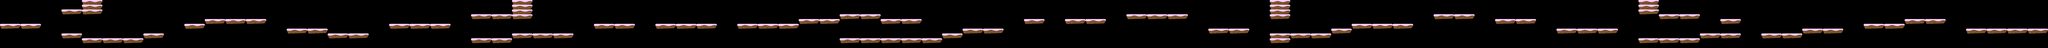

Tiled map render using the project's own tile images. Description and the map definition, with tile-layer contents summarised, below:
An orthogonal 100x10 tile map with 380x90 px tiles, 1 tile layer (Tile Layer 1) and 188 objects.

<map version="1.2" tiledversion="1.2.3" orientation="orthogonal" renderorder="right-down" width="100" height="10" tilewidth="380" tileheight="90" infinite="0" nextlayerid="4" nextobjectid="211">
 <tileset firstgid="1" source="Platform Tiles.tsx" />
 <layer id="1" name="Tile Layer 1" width="100" height="10">
  <data>[1000 cells, 105 non-empty, 1 distinct tile ids]</data>
 </layer>
 <objectgroup id="2" name="Platforms">
  <object id="10" x="-1" y="448" width="762" height="91" />
  <object id="11" x="1140" y="180" width="381" height="89" />
  <object id="12" x="1519" y="0" width="382" height="269" />
  <object id="13" x="1141" y="629" width="378" height="89" />
  <object id="15" x="1520" y="720" width="1140" height="90" />
  <object id="16" x="2659" y="629" width="382" height="91" />
  <object id="17" x="3421" y="450" width="379" height="91" />
  <object id="18" x="3800" y="360" width="1139" height="88" />
  <object id="19" x="5320" y="539" width="759" height="91" />
  <object id="20" x="6080" y="627" width="759" height="91" />
  <object id="21" x="7218" y="450" width="1140" height="88" />
  <object id="22" x="8740" y="266.667" width="761.333" height="93.3333" />
  <object id="23" x="9500" y="1.33333" width="377.333" height="354.667" />
  <object id="24" x="8738.67" y="720" width="761.333" height="90.6667" />
  <object id="25" x="9501.33" y="630.667" width="1137.33" height="86.6667" />
  <object id="26" x="11020" y="446.667" width="760" height="92" />
  <object id="29" x="14821.3" y="360" width="757.333" height="88" />
  <object id="30" x="15578.7" y="268" width="761.333" height="92" />
  <object id="31" x="16340" y="360" width="761.333" height="86.6667" />
  <object id="32" x="15580" y="720" width="1902" height="90" />
  <object id="34" x="17480" y="629.333" width="381.333" height="92" />
  <object id="35" x="17861.3" y="540" width="756" height="88" />
  <object id="36" x="19001.3" y="360" width="380" height="90.6667" />
  <object id="37" x="19761.3" y="358.667" width="760" height="92" />
  <object id="39" x="22420" y="538.667" width="761.333" height="92" />
  <object id="40" x="23560" y="0" width="381.333" height="358.667" />
  <object id="42" x="23556" y="718.667" width="381.333" height="89.3333" />
  <object id="43" x="23557.3" y="626.667" width="1142.67" height="90.6667" />
  <object id="45" x="24700" y="540" width="381.333" height="88" />
  <object id="46" x="25080" y="448" width="1140" height="90.6667" />
  <object id="47" x="26600" y="268" width="758.667" height="92" />
  <object id="48" x="27741.3" y="358.667" width="760" height="92" />
  <object id="49" x="28881.3" y="538.667" width="1140" height="90.6667" />
  <object id="50" x="30401.3" y="1.33333" width="377.333" height="266.667" />
  <object id="51" x="30780" y="268" width="760" height="90.6667" />
  <object id="52" x="30780" y="718.667" width="760" height="90.6667" />
  <object id="53" x="31540" y="628" width="760" height="90.6667" />
  <object id="54" x="31918.7" y="360" width="380" height="90.6667" />
  <object id="55" x="32680" y="628" width="760" height="93.3333" />
  <object id="56" x="33440" y="540" width="758.667" height="89.3333" />
  <object id="57" x="34581.3" y="449.333" width="757.333" height="89.3333" />
  <object id="58" x="35340" y="360" width="758.667" height="88" />
  <object id="59" x="36477.3" y="537.333" width="1520" height="89.3333" />
  <object id="200" x="30404" y="720" width="372" height="84" />
  <object id="205" x="12158" y="452" width="1140" height="86" />
  <object id="206" x="13678" y="448" width="1140" height="90" />
  <object id="207" x="20900" y="269.697" width="1136.36" height="87.8788" />
  <object id="208" x="37990.9" y="0" width="100" height="627.273" />
  <object id="209" x="-24" y="-12" width="12" height="912" />
  <object id="210" x="-8" y="-88" width="38088" height="76" />
 </objectgroup>
 <objectgroup id="3" name="Coins">
  <object id="61" x="478.788" y="275.758" width="100" height="78.7879" />
  <object id="62" x="1190.91" y="90.9091" width="81.8182" height="72.7273" />
  <object id="63" x="1366.67" y="90.9091" width="81.8182" height="78.7879" />
  <object id="64" x="1254.55" y="545.455" width="84.8485" height="69.697" />
  <object id="65" x="1660.61" y="545.455" width="81.8182" height="72.7273" />
  <object id="66" x="2021.21" y="645.455" width="90.9091" height="54.5455" />
  <object id="67" x="2372.73" y="524.242" width="100" height="106.061" />
  <object id="68" x="2772.73" y="524.242" width="93.9394" height="72.7273" />
  <object id="69" x="636.364" y="278.788" width="106.061" height="90.9091" />
  <object id="70" x="3108" y="372" width="72" height="76" />
  <object id="71" x="3468" y="372" width="88" height="76" />
  <object id="72" x="4012" y="272" width="80" height="76" />
  <object id="73" x="4348" y="92" width="108" height="88" />
  <object id="74" x="4516" y="96" width="124" height="84" />
  <object id="75" x="4784" y="256" width="92" height="92" />
  <object id="76" x="5424" y="372" width="100" height="76" />
  <object id="77" x="5704" y="452" width="108" height="80" />
  <object id="78" x="5952" y="444" width="104" height="76" />
  <object id="79" x="6236" y="548" width="92" height="68" />
  <object id="80" x="6464" y="524" width="104" height="92" />
  <object id="81" x="6684" y="544" width="92" height="72" />
  <object id="82" x="7264" y="356" width="104" height="76" />
  <object id="83" x="7704" y="364" width="88" height="80" />
  <object id="84" x="7720" y="208" width="104" height="80" />
  <object id="85" x="7764" y="92" width="112" height="88" />
  <object id="86" x="8192" y="352" width="120" height="72" />
  <object id="87" x="9320" y="172" width="96" height="84" />
  <object id="88" x="9316" y="44" width="100" height="100" />
  <object id="89" x="9168" y="52" width="116" height="88" />
  <object id="90" x="9176" y="172" width="108" height="80" />
  <object id="91" x="8784" y="528" width="104" height="92" />
  <object id="92" x="9120" y="532" width="112" height="96" />
  <object id="93" x="9508" y="528" width="100" height="92" />
  <object id="94" x="9696" y="516" width="116" height="100" />
  <object id="95" x="10376" y="524" width="112" height="92" />
  <object id="96" x="10392" y="384" width="88" height="112" />
  <object id="97" x="10356" y="264" width="120" height="96" />
  <object id="98" x="11028" y="336" width="92" height="92" />
  <object id="99" x="11184" y="328" width="96" height="104" />
  <object id="100" x="11356" y="328" width="96" height="100" />
  <object id="101" x="11520" y="324" width="120" height="108" />
  <object id="102" x="12180" y="352" width="120" height="76" />
  <object id="103" x="12536" y="180" width="116" height="84" />
  <object id="104" x="12804" y="188" width="128" height="72" />
  <object id="105" x="13112" y="356" width="140" height="68" />
  <object id="106" x="13720" y="340" width="128" height="76" />
  <object id="107" x="13936" y="344" width="120" height="80" />
  <object id="108" x="13744" y="188" width="84" height="116" />
  <object id="109" x="13944" y="200" width="104" height="112" />
  <object id="110" x="14872" y="260" width="124" height="80" />
  <object id="111" x="14880" y="144" width="116" height="88" />
  <object id="112" x="15068" y="136" width="124" height="88" />
  <object id="113" x="15076" y="256" width="108" height="72" />
  <object id="114" x="15620" y="176" width="96" height="72" />
  <object id="115" x="15872" y="180" width="128" height="68" />
  <object id="116" x="16152" y="180" width="136" height="72" />
  <object id="117" x="16956" y="244" width="128" height="80" />
  <object id="118" x="16956" y="116" width="120" height="96" />
  <object id="119" x="15612" y="616" width="112" height="80" />
  <object id="120" x="15640" y="480" width="96" height="84" />
  <object id="121" x="15816" y="468" width="96" height="80" />
  </objectgroup>
</map>
<!-- 77 of 188 objects omitted -->
